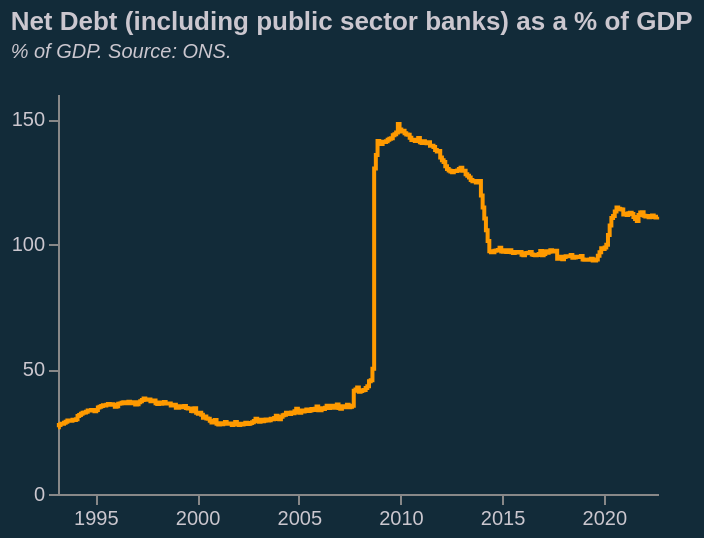

This figure's Vega-Lite source:
### Vega-Lite specification from a JSON file in a GitHub repository (floating-point values rounded to 4 significant figures; data arrays with more than 128 entries replaced by an {"elided": "..."} marker saying what was removed)
{"$schema": "https://vega.github.io/schema/vega-lite/v5.json", "title": {"text": "Net Debt (including public sector banks) as a % of GDP", "subtitle": ["% of GDP. Source: ONS.", ""], "subtitleFontStyle": "italic", "subtitleFontSize": 10, "anchor": "start", "color": "#cbc7cf", "subtitleColor": "#cbc7cf"}, "width": 300, "height": 200, "config": {"background": "#122b39", "view": {"stroke": "transparent"}}, "data": {"values": {"elided": "355 records"}, "format": {"parse": {"date": "date"}}}, "mark": {"type": "line", "color": "#ff9a00", "interpolate": "step", "width": 10, "strokeWidth": 2, "opacity": 1}, "encoding": {"x": {"field": "date", "type": "temporal", "title": null, "axis": {"grid": false, "labelColor": "#cbc7cf"}}, "y": {"field": "value", "type": "quantitative", "title": null, "axis": {"grid": false, "labelColor": "#cbc7cf"}}}}
